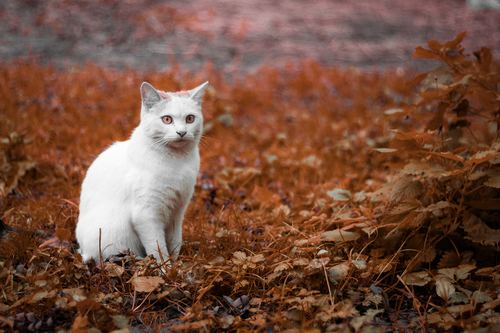
#> input picture Media/Photos/billiards/white-cat.jpg, 500 x 333 px
$ python billiards_image.py
#> lines starting #> are read from the running program, lines starting #| are printed output that depends on the picture; after the words box and inside, x2 and y2 are one past the last pixel; in counts of white or black regions, pixels touching at a corner belong together
import cv2  # OpenCV
import numpy as np

sourse_img = cv2.imread('Media/Photos/billiards/white-cat.jpg')  # Исходное изображение
#> sourse_img is the input picture: shape (333, 500, 3); mean B, G, R 62.3, 79.1, 116.7

# Уменьшаем размер
scale = 1.0
resized_img = cv2.resize(sourse_img, None, fx=scale, fy=scale)


# Вывод изображения на экран
cv2.imshow('Original Resized Image', resized_img)


# Конвертируем в цветовое пространство HSV
# BGR to HSV (Hue Saturation Value - Оттенок Насыщенность Значение\Яркость)
hsv = cv2.cvtColor(resized_img, cv2.COLOR_BGR2HSV)
#> hsv: shape (333, 500, 3); mean H, S, V 26.1, 137.3, 116.8
cv2.imshow('HSV', hsv)


# Создаём маску
min_color = np.array([0, 0, 112])  # Минимальные значения [r_min, g_min, b_min]
max_color = np.array([173, 63, 255])  # Максимальные значения [r_max, g_max, b_max]

mask = cv2.inRange(hsv, min_color, max_color)
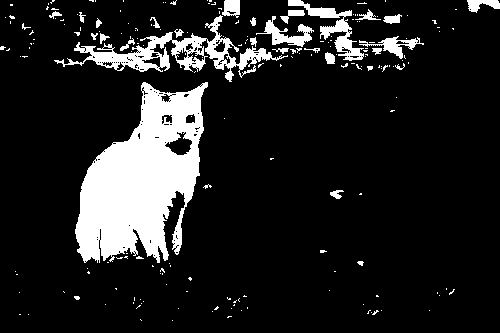
#> mask: shape (333, 500); 13.3% white; 200 white regions (171 under 20 px)
cv2.imshow('Mask', mask)


# Создаём контуры
ret, threshold = cv2.threshold(mask, 250, 255, 0)
contours, hierarchy = cv2.findContours(threshold, cv2.RETR_TREE, cv2.CHAIN_APPROX_NONE)
#> contours = 351 contours, 309 with area under 20; largest, box (x1, y1, x2, y2) and area: (75, 82, 208, 263) 14230, (54, 15, 288, 82) 3489, (288, 0, 364, 61) 1001, (256, 16, 314, 47) 500, (359, 36, 424, 59) 374

# [10 lines of commented-out code are left out]
list_areas = []
for contour in contours:
    area = cv2.contourArea(contour)
    list_areas.append(area)
#> this loop made 351 passes
#> (contour, area) on passes 1, 2, 4: ([[172, 320]], 0), ([[140, 319], [141, 320]], 0), ([[28, 314]], 0)
#> after the loop, list_areas = 351 values, max 14229.5 at index 67, min 0 at index 0, mean 65.12

list_areas.sort()
print(list_areas)
#> (printed output is left out)


# Создаём список только больших контуров
threshold_area_min = 5000
threshold_area_max = 100000

list_big_contours = []
for contour in contours:
    area = cv2.contourArea(contour)
    if threshold_area_min < area < threshold_area_max:
        list_big_contours.append(contour)
#> this loop made 351 passes
#> area on pass 68: 14229.5
#> after the loop, list_big_contours = 1 contour; box (x1, y1, x2, y2) and area: (75, 82, 208, 263) 14230

print(f'Найдено {len(list_big_contours)} контуров, площадью больше {threshold_area_min} и меньше {threshold_area_max}')
#| Найдено 1 контуров, площадью больше 5000 и меньше 100000


# Выводим контуры на изображении
img_with_big_contours = resized_img
cv2.drawContours(img_with_big_contours, list_big_contours, -1, (255, 0, 0), 4)
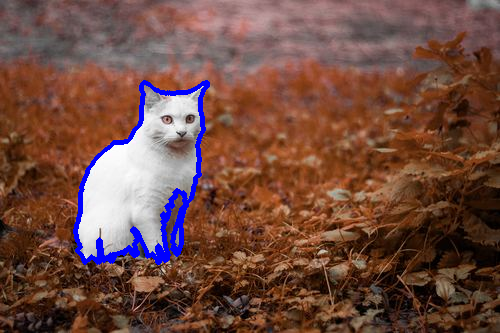
#> img_with_big_contours: shape (333, 500, 3); 2.33% of pixels changed, all inside (x1, y1, x2, y2) = (73, 80, 210, 265)
cv2.imshow('Resized image with only big contours', img_with_big_contours)


# Ждём нажатия клавиши
cv2.waitKey(0)
